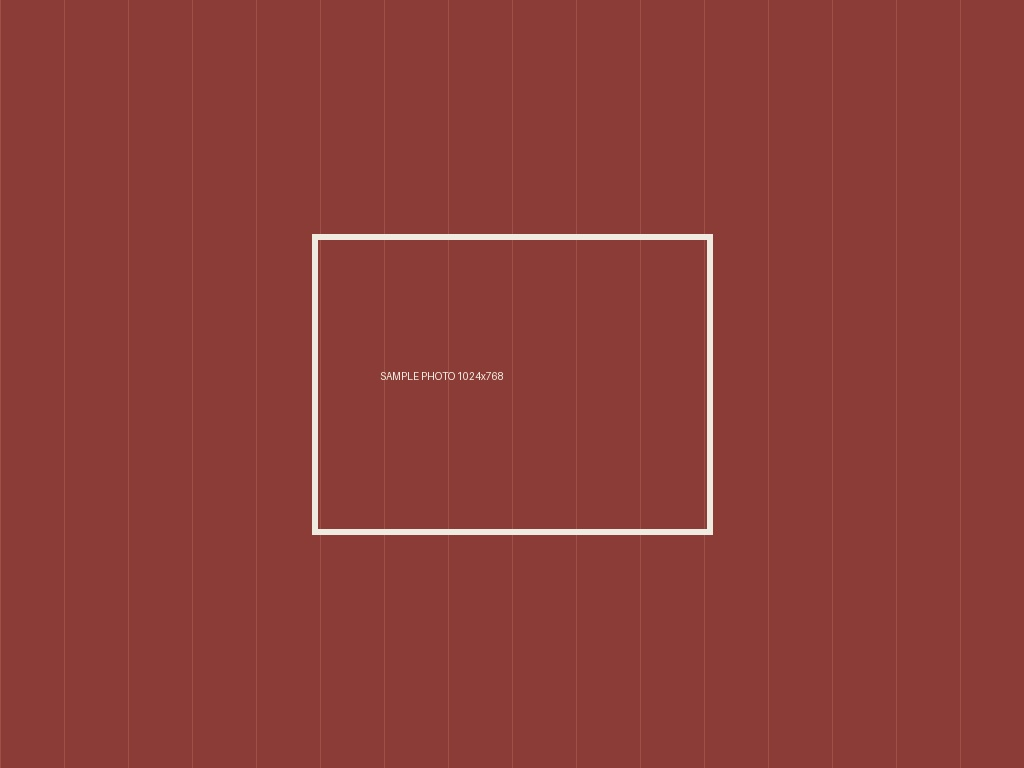
#> input picture garage/prints/masters/sample-photo.jpg, 1024 x 768 px; its folder holds only this picture in this run
$ python derive_prints.py masters/sample-photo.jpg
#> lines starting #> are read from the running program, lines starting #| are printed output that depends on the picture
"""Josh Ball Art — print derivation pipeline (masters -> print-ready files).

The master is never touched: full-res, native ratio, borderless. This script
derives white-border print files for the standard sheet trio (8x10, 11x14,
16x20) per the fine-art convention: the image scales to fit INSIDE the sheet
at its natural aspect ratio, centered, and the white border absorbs the
ratio difference. Sheets auto-rotate to match image orientation (a landscape
image gets a 20x16 sheet, not a 16x20).

Resolution honesty: sheet canvas is always 300 DPI; the image's EFFECTIVE DPI
(source pixels / printed inches) is measured per size and flagged:
  >=300 excellent · >=200 acceptable (FinerWorks floor) · <200 FAIL (do not
  sell at this size; never upscaled silently).

Output per master: ready/{name}/{size}.jpg (sRGB JPEG q95, 300 DPI tag) +
proofs/{name}-proof.jpg contact sheet + a printed DPI report.

Usage:
  .venv/Scripts/python.exe garage/prints/derive_prints.py            # all masters
  .venv/Scripts/python.exe garage/prints/derive_prints.py <file>...  # specific
"""

from __future__ import annotations

import sys
from pathlib import Path

from PIL import Image, ImageDraw

ROOT = Path(__file__).parent
MASTERS, READY, PROOFS = ROOT / "masters", ROOT / "ready", ROOT / "proofs"
DPI = 300
# (sheet short side, long side, minimum border) in inches
SHEETS = [("8x10", 8, 10, 0.5), ("11x14", 11, 14, 0.75), ("16x20", 16, 20, 1.0)]


def derive(master_path: Path) -> list[str]:
    img = Image.open(master_path)
#> img is the input picture: PIL image 1024x768 RGB; mean R, G, B 140.4, 62.2, 57
    img = img.convert("RGB")  # print files ship flattened sRGB
    iw, ih = img.size
#> iw = 1024; ih = 768
    landscape = iw >= ih
#> landscape = True
    out_dir = READY / master_path.stem
    out_dir.mkdir(parents=True, exist_ok=True)
    report, sheet_files = [], []

    for name, s_short, s_long, min_border in SHEETS:
        sw_in, sh_in = (s_long, s_short) if landscape else (s_short, s_long)
        # printable window inside the minimum border
        win_w, win_h = sw_in - 2 * min_border, sh_in - 2 * min_border
        scale = min(win_w / iw, win_h / ih)          # inches per source pixel
        pw_in, ph_in = iw * scale, ih * scale        # printed image size
        eff_dpi = iw / pw_in                          # = ih / ph_in
        verdict = ("excellent" if eff_dpi >= 300 else
                   "acceptable" if eff_dpi >= 200 else "FAIL — too small")

        sheet = Image.new("RGB", (round(sw_in * DPI), round(sh_in * DPI)), "white")
        placed = img.resize((round(pw_in * DPI), round(ph_in * DPI)), Image.LANCZOS)
        sheet.paste(placed, ((sheet.width - placed.width) // 2,
                             (sheet.height - placed.height) // 2))
        out = out_dir / f"{name}.jpg"
        sheet.save(out, "JPEG", quality=95, dpi=(DPI, DPI))
        sheet_files.append((name, sheet, verdict))
        report.append(f"  {name:6} sheet {sw_in}x{sh_in}\"  image {pw_in:.1f}x{ph_in:.1f}\" "
                      f" effective {eff_dpi:.0f} DPI  -> {verdict}")
#> this loop made 3 passes
#> pass 1, in derive, `sheet.save(out, "JPEG", quality=95, dpi=(DPI, DPI))`:
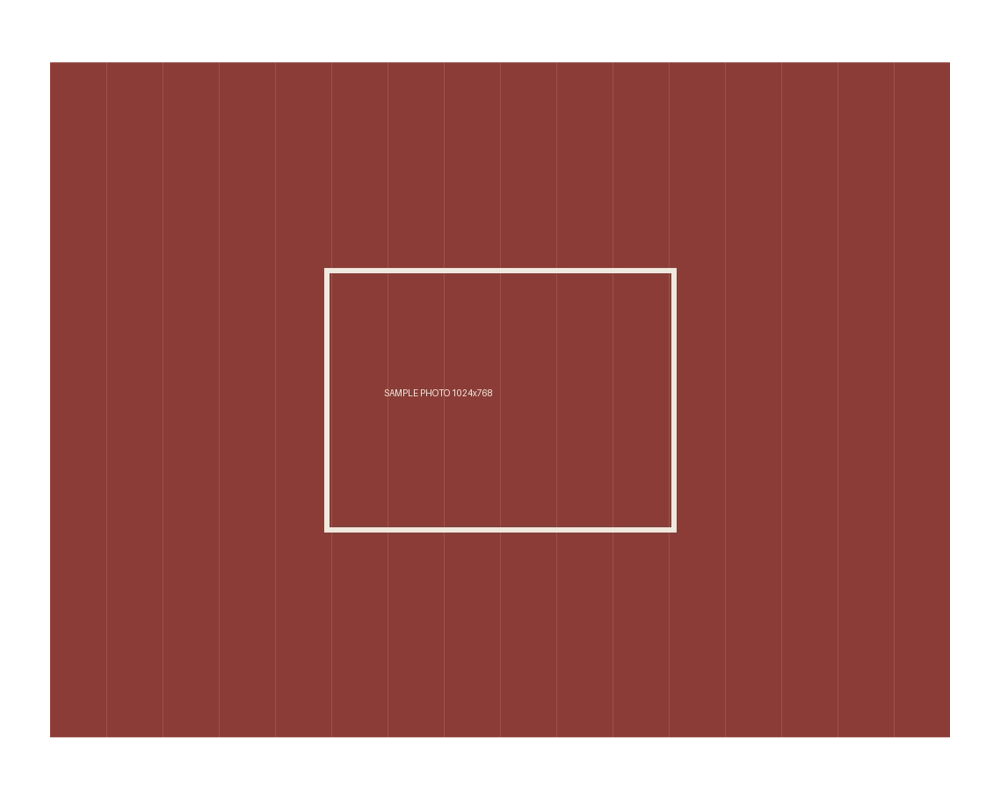
#> saved as 8x10.jpg: PIL image 3000x2400 RGB (shown at 1/3 size); mean R, G, B 168, 108.6, 104.7
#> after the loop, report = 3 items; sheet_files = 3 items

    # proof contact sheet: the three layouts side by side, scaled down
    PROOFS.mkdir(exist_ok=True)
    thumb_h = 700
    thumbs = []
    for name, sheet, verdict in sheet_files:
        t = sheet.copy()
        t.thumbnail((thumb_h * 2, thumb_h), Image.LANCZOS)
        thumbs.append((name, t, verdict))
#> this loop made 3 passes
#> name on passes 1 to 3: '8x10', '11x14', '16x20'
#> pass 2, in derive, `t = sheet.copy()`:
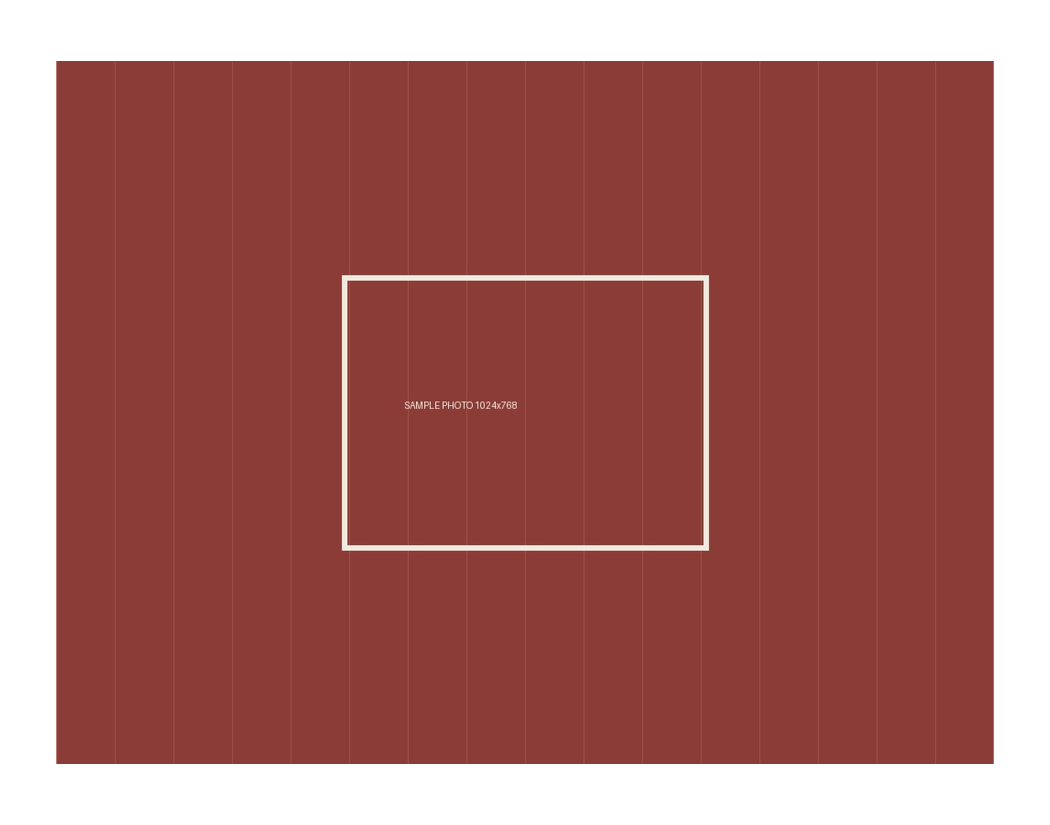
#> t: PIL image 4200x3300 RGB (shown at 1/4 size); mean R, G, B 167.8, 108.3, 104.4
#> after the loop:
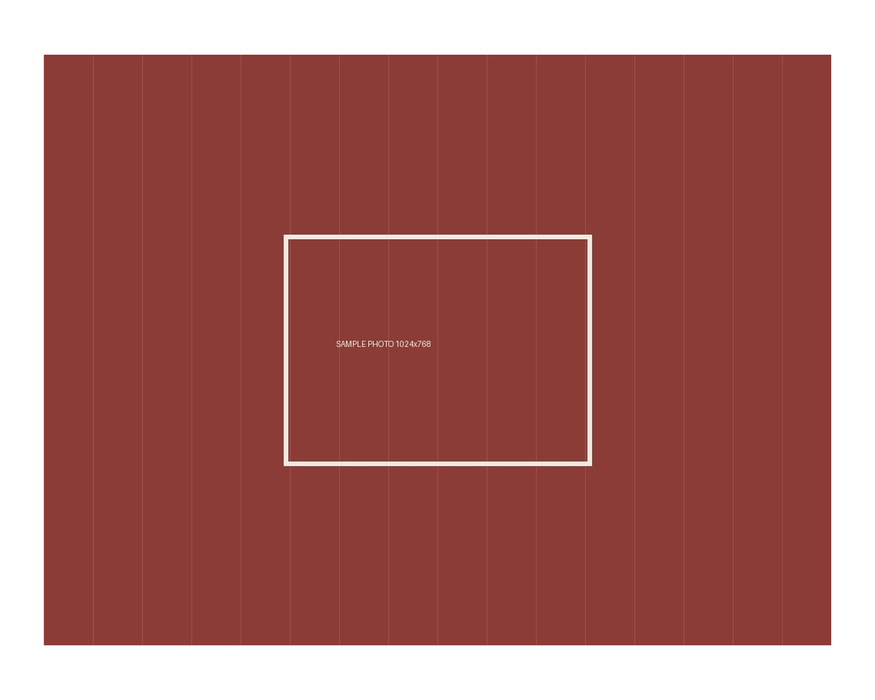
#> t: PIL image 875x700 RGB; mean R, G, B 167.9, 108.5, 104.6
#> after the loop, thumbs = 3 items
    total_w = sum(t.width for _, t, _ in thumbs) + 40 * (len(thumbs) + 1)
#> total_w = 2801
    proof = Image.new("RGB", (total_w, thumb_h + 110), (34, 36, 40))
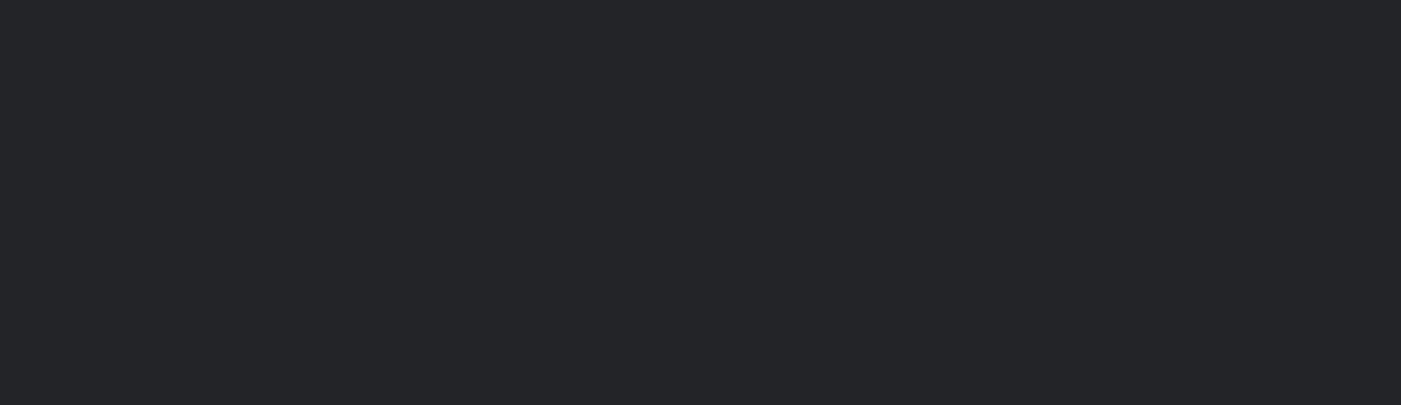
#> proof: PIL image 2801x810 RGB (shown at 1/2 size); mean R, G, B 34, 36, 40
    d = ImageDraw.Draw(proof)
    x = 40
    for name, t, verdict in thumbs:
        proof.paste(t, (x, 40))
        color = (120, 220, 150) if "FAIL" not in verdict else (240, 120, 110)
        d.text((x, thumb_h + 55), f"{name}  ·  {verdict}", fill=color)
        x += t.width + 40
#> this loop made 3 passes
#> (name, x) on passes 1 to 3: ('8x10', 955), ('11x14', 1886), ('16x20', 2801)
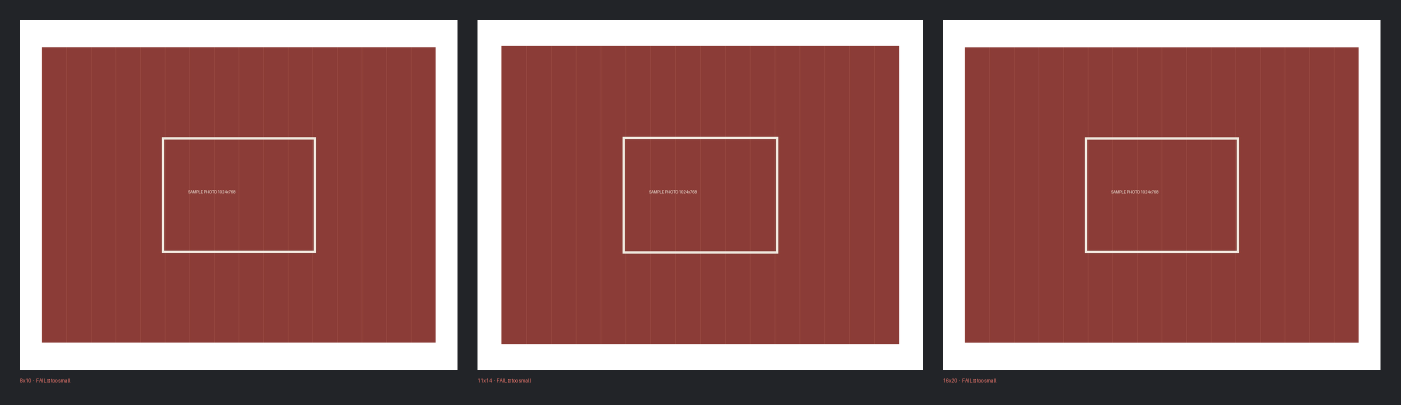
#> proof: PIL image 2801x810 RGB (shown at 1/2 size); mean R, G, B 143.2, 95.1, 92.6
#> after the loop, x = 2801
    proof_path = PROOFS / f"{master_path.stem}-proof.jpg"
    proof.save(proof_path, "JPEG", quality=90)
    report.append(f"  proof: {proof_path}")
    return report


def main(args: list[str]) -> None:
    MASTERS.mkdir(parents=True, exist_ok=True)
    targets = ([Path(a) for a in args] if args else
               sorted(p for p in MASTERS.iterdir()
                      if p.suffix.lower() in (".tif", ".tiff", ".jpg", ".jpeg", ".png")))
    if not targets:
        print(f"No masters found in {MASTERS} — drop a flattened full-res export there.")
        return
    for m in targets:
        print(f"\n{m.name}  ({Image.open(m).size[0]}x{Image.open(m).size[1]} px)")
        for line in derive(m):
            print(line)


if __name__ == "__main__":
    main(sys.argv[1:])
